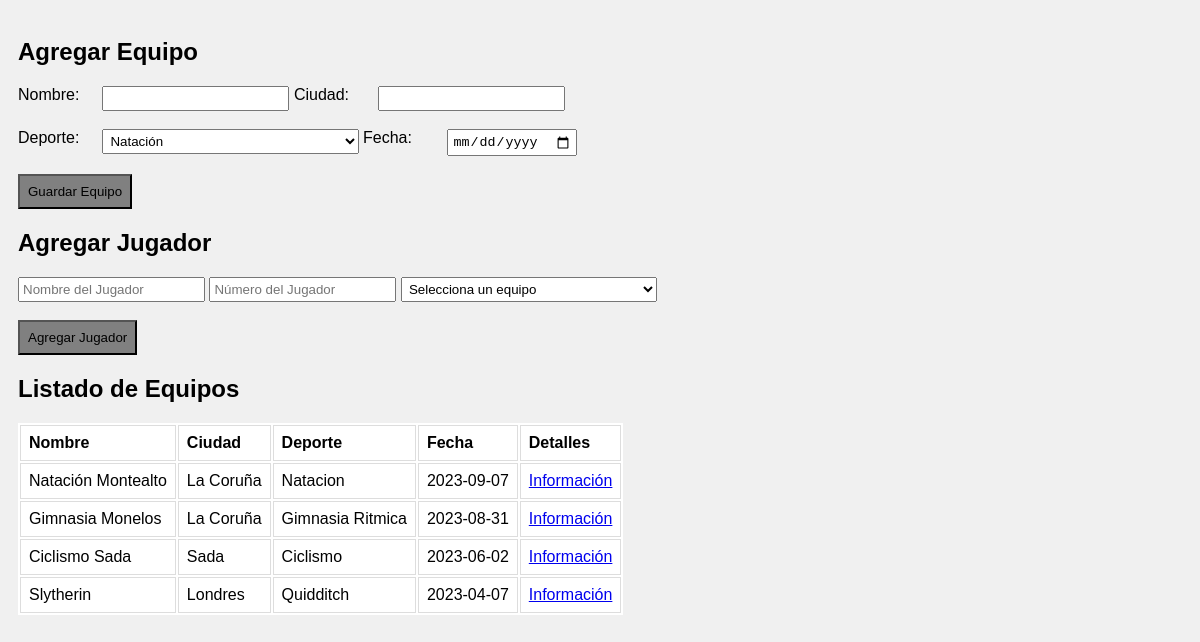
The page / on the database its author committed.
### tables this page shows
CREATE TABLE `equipo` (
  `nombre` varchar(50) DEFAULT NULL,
  `ciudad` varchar(50) DEFAULT NULL,
  `deporte` varchar(50) DEFAULT NULL,
  `fecha` date DEFAULT NULL,
  `id` int(11) NOT NULL AUTO_INCREMENT,
  PRIMARY KEY (`id`)
);

### controller/EquipoController.php (called while the page is built, shortened)
<?php
require_once __DIR__ . '/../model/EquipoModel.php';
class EquipoController
{
    private $equipoModel;
    public function __construct()
    {
        $this->equipoModel = new EquipoModel();
    }
    public function obtenerEquipos()
    {
        $equipos = $this->equipoModel->obtenerEquipos();
        require_once __DIR__ . '/../view/EquipoView.php';
    }
}
?>

### index.php (called while the page is built)
<?php
require_once __DIR__ . '/controller/EquipoController.php';
$equipoController = new EquipoController();
$equipos = $equipoController->obtenerEquipos();
require_once __DIR__ . '/view/EquipoView.php';
?>

### model/EquipoModel.php (called while the page is built, shortened)
<?php
class EquipoModel
{
    private $host = 'localhost';
    private $usuario = 'root';
    private $contrasena = '';
    private $db_nombre = 'deportes';
    private $puerto = 3307;
    private $conexion;
    public function __construct()
    {
        $this->conexion = new mysqli($this->host, $this->usuario, $this->contrasena, $this->db_nombre, $this->puerto);
    }
    public function obtenerEquipos()
    {
        $query = "SELECT * FROM Equipo";
        $result = $this->conexion->query($query);
        $equipos = array();
        while ($row = $result->fetch_assoc()) {
            $equipos[] = $row;
        }
        return $equipos;
    }
}
?>

### view/EquipoView.php (the view, shortened to what this page needs)
<!DOCTYPE html>
<html>
<head>
</head>
<body>
    <h2>Agregar Equipo</h2>
    <form id="equipoForm" action="equipos/guardar_equipo.php" method="post">
        <label for="nombre">Nombre:</label>
        <input type="text" id="nombre" name="nombre" required>
        <label for="ciudad">Ciudad:</label>
        <input type="text" id="ciudad" name="ciudad">
        <br><br>
        <label for="deporte">Deporte:</label>
        <select id="deporte" name="deporte">
            <option value="Natacion">Natación</option>
        </select>
        <label for="fecha">Fecha:</label>
        <input type="date" id="fecha" name="fecha">
        <br><br>
        <button type="submit">Guardar Equipo</button>
    </form>
    <h2>Agregar Jugador</h2>
    <form id="jugadorForm">
        <input type="text" id="nombreJugador" name="nombreJugador" placeholder="Nombre del Jugador" required>
        <input type="number" id="numeroJugador" name="numeroJugador" placeholder="Número del Jugador" required>
        <select id="equipoJugador" name="equipoJugador" required>
            <option value="">Selecciona un equipo</option>
        </select>
        <br><br>
        <button type="submit">Agregar Jugador</button>
    </form>
    <h2>Listado de Equipos</h2>
    <table id="tablaEquipos">
        <tr>
            <th>Nombre</th>
            <th>Ciudad</th>
            <th>Deporte</th>
            <th>Fecha</th>
            <th>Detalles</th>
        </tr>
        <?php foreach ($equipos as $equipo): ?>
            <tr>
                <td>
                    <?= $equipo['nombre'] ?>
                </td>
                <td>
                    <?= $equipo['ciudad'] ?>
                </td>
                <td>
                    <?= $equipo['deporte'] ?>
                </td>
                <td>
                    <?= $equipo['fecha'] ?>
                </td>
                <td>
                    <a href="equipos/ver_equipo.php?id=<?= $equipo['id'] ?>">Información</a>
                </td>
            </tr>
        <?php endforeach; ?>
    </table>
</body>
</html>

### view/EquipoView.php (style rules this page uses)
body { font-family: Arial, sans-serif; background-color: #f0f0f0; padding: 10px; }
form label { display: inline-block; width: 80px; }
form select { width: 22%; }
form button { padding: 8px 8px; background-color: grey; }
table { background-color: white; }
th,td { border: 1px solid #dddddd; padding: 8px; text-align: left; }
form input, form input,form select { vertical-align: top; padding: 3px; }

### rows shown on the page
equipo: nombre "Natación Montealto", ciudad "La Coruña", deporte "Natacion", fecha "2023-09-07"
equipo: nombre "Gimnasia Monelos", ciudad "La Coruña", deporte "Gimnasia Ritmica", fecha "2023-08-31"
equipo: nombre "Ciclismo Sada", ciudad "Sada", deporte "Ciclismo", fecha "2023-06-02"
equipo: nombre "Slytherin", ciudad "Londres", deporte "Quidditch", fecha "2023-04-07"
